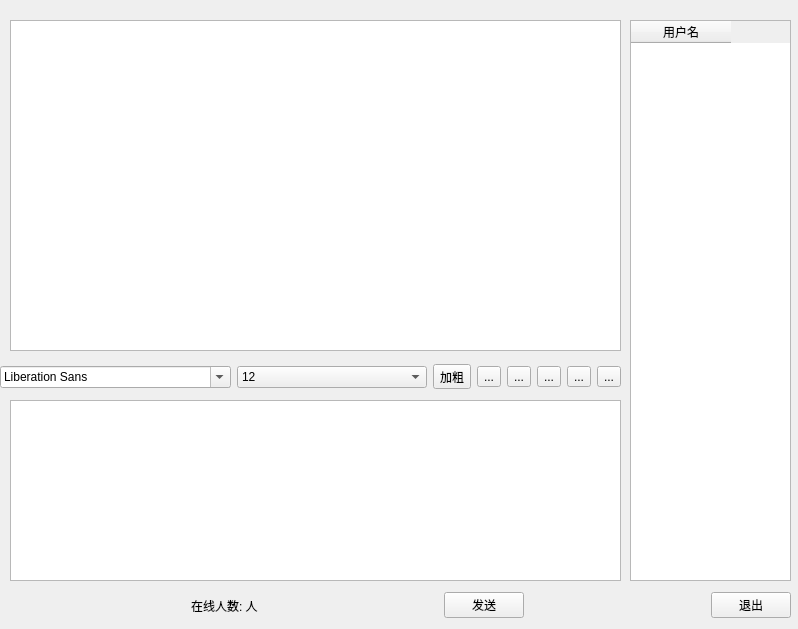
<?xml version="1.0" encoding="UTF-8"?>
<ui version="4.0">
 <class>ChatDialog</class>
 <widget class="QWidget" name="ChatDialog">
  <property name="geometry">
   <rect>
    <x>0</x>
    <y>0</y>
    <width>798</width>
    <height>629</height>
   </rect>
  </property>
  <property name="windowTitle">
   <string>Form</string>
  </property>
  <widget class="QTextBrowser" name="txt_read">
   <property name="geometry">
    <rect>
     <x>10</x>
     <y>20</y>
     <width>611</width>
     <height>331</height>
    </rect>
   </property>
  </widget>
  <widget class="QTableWidget" name="table_online">
   <property name="geometry">
    <rect>
     <x>630</x>
     <y>20</y>
     <width>161</width>
     <height>561</height>
    </rect>
   </property>
   <property name="lineWidth">
    <number>1</number>
   </property>
   <property name="selectionMode">
    <enum>QAbstractItemView::SingleSelection</enum>
   </property>
   <property name="selectionBehavior">
    <enum>QAbstractItemView::SelectRows</enum>
   </property>
   <column>
    <property name="text">
     <string>用户名</string>
    </property>
   </column>
  </widget>
  <widget class="QWidget" name="widget" native="true">
   <property name="geometry">
    <rect>
     <x>0</x>
     <y>350</y>
     <width>621</width>
     <height>54</height>
    </rect>
   </property>
   <layout class="QHBoxLayout" name="horizontalLayout">
    <item>
     <widget class="QFontComboBox" name="comb_font">
      <property name="toolTip">
       <string>选择字体</string>
      </property>
     </widget>
    </item>
    <item>
     <widget class="QComboBox" name="comb_fontsize">
      <property name="minimumSize">
       <size>
        <width>5</width>
        <height>5</height>
       </size>
      </property>
      <property name="toolTip">
       <string>文字大小</string>
      </property>
      <property name="currentIndex">
       <number>4</number>
      </property>
      <property name="maxVisibleItems">
       <number>30</number>
      </property>
      <item>
       <property name="text">
        <string>8</string>
       </property>
      </item>
      <item>
       <property name="text">
        <string>9</string>
       </property>
      </item>
      <item>
       <property name="text">
        <string>10</string>
       </property>
      </item>
      <item>
       <property name="text">
        <string>11</string>
       </property>
      </item>
      <item>
       <property name="text">
        <string>12</string>
       </property>
      </item>
      <item>
       <property name="text">
        <string>13</string>
       </property>
      </item>
      <item>
       <property name="text">
        <string>14</string>
       </property>
      </item>
      <item>
       <property name="text">
        <string>15</string>
       </property>
      </item>
      <item>
       <property name="text">
        <string>16</string>
       </property>
      </item>
      <item>
       <property name="text">
        <string>17</string>
       </property>
      </item>
      <item>
       <property name="text">
        <string>18</string>
       </property>
      </item>
      <item>
       <property name="text">
        <string>19</string>
       </property>
      </item>
     </widget>
    </item>
    <item>
     <widget class="QToolButton" name="btn_blod">
      <property name="toolTip">
       <string>加粗</string>
      </property>
      <property name="text">
       <string>加粗</string>
      </property>
      <property name="icon">
       <iconset theme=":/images/bold.png">
        <normalon>:/images/bold.png</normalon>
       </iconset>
      </property>
      <property name="iconSize">
       <size>
        <width>26</width>
        <height>26</height>
       </size>
      </property>
     </widget>
    </item>
    <item>
     <widget class="QToolButton" name="btn_italic">
      <property name="toolTip">
       <string>倾斜</string>
      </property>
      <property name="text">
       <string>...</string>
      </property>
      <property name="icon">
       <iconset theme=":/images/italic.png">
        <normalon>:/images/italic.png</normalon>
       </iconset>
      </property>
      <property name="iconSize">
       <size>
        <width>26</width>
        <height>26</height>
       </size>
      </property>
     </widget>
    </item>
    <item>
     <widget class="QToolButton" name="btn_underline">
      <property name="toolTip">
       <string>下划线</string>
      </property>
      <property name="text">
       <string>...</string>
      </property>
      <property name="icon">
       <iconset>
        <normalon>:/images/under.png</normalon>
       </iconset>
      </property>
      <property name="iconSize">
       <size>
        <width>26</width>
        <height>26</height>
       </size>
      </property>
     </widget>
    </item>
    <item>
     <widget class="QToolButton" name="btn_color">
      <property name="toolTip">
       <string>颜色</string>
      </property>
      <property name="text">
       <string>...</string>
      </property>
      <property name="icon">
       <iconset>
        <normalon>:/images/color.png</normalon>
       </iconset>
      </property>
      <property name="iconSize">
       <size>
        <width>26</width>
        <height>26</height>
       </size>
      </property>
     </widget>
    </item>
    <item>
     <widget class="QToolButton" name="btn_save">
      <property name="toolTip">
       <string>保存聊天记录</string>
      </property>
      <property name="text">
       <string>...</string>
      </property>
      <property name="icon">
       <iconset>
        <normalon>:/images/save.png</normalon>
       </iconset>
      </property>
      <property name="iconSize">
       <size>
        <width>26</width>
        <height>26</height>
       </size>
      </property>
     </widget>
    </item>
    <item>
     <widget class="QToolButton" name="btn_clear">
      <property name="toolTip">
       <string>清空聊天记录</string>
      </property>
      <property name="text">
       <string>...</string>
      </property>
      <property name="icon">
       <iconset>
        <normalon>:/images/clear.png</normalon>
       </iconset>
      </property>
      <property name="iconSize">
       <size>
        <width>26</width>
        <height>26</height>
       </size>
      </property>
     </widget>
    </item>
   </layout>
  </widget>
  <widget class="QTextEdit" name="txt_write">
   <property name="geometry">
    <rect>
     <x>10</x>
     <y>400</y>
     <width>611</width>
     <height>181</height>
    </rect>
   </property>
   <property name="toolTipDuration">
    <number>1</number>
   </property>
  </widget>
  <widget class="QLabel" name="label_info">
   <property name="geometry">
    <rect>
     <x>1169</x>
     <y>1269</y>
     <width>138</width>
     <height>28</height>
    </rect>
   </property>
   <property name="text">
    <string>在线人数:人</string>
   </property>
  </widget>
  <widget class="QWidget" name="widget_2" native="true">
   <property name="geometry">
    <rect>
     <x>10</x>
     <y>580</y>
     <width>781</width>
     <height>51</height>
    </rect>
   </property>
   <layout class="QHBoxLayout" name="horizontalLayout_2">
    <item>
     <spacer name="horizontalSpacer_3">
      <property name="orientation">
       <enum>Qt::Horizontal</enum>
      </property>
      <property name="sizeHint" stdset="0">
       <size>
        <width>159</width>
        <height>20</height>
       </size>
      </property>
     </spacer>
    </item>
    <item>
     <widget class="QLabel" name="label_onlinepeople">
      <property name="text">
       <string>在线人数: 人</string>
      </property>
     </widget>
    </item>
    <item>
     <spacer name="horizontalSpacer">
      <property name="orientation">
       <enum>Qt::Horizontal</enum>
      </property>
      <property name="sizeHint" stdset="0">
       <size>
        <width>160</width>
        <height>20</height>
       </size>
      </property>
     </spacer>
    </item>
    <item>
     <widget class="QPushButton" name="btn_send">
      <property name="text">
       <string>发送</string>
      </property>
      <property name="shortcut">
       <string>Ctrl+S</string>
      </property>
     </widget>
    </item>
    <item>
     <spacer name="horizontalSpacer_2">
      <property name="orientation">
       <enum>Qt::Horizontal</enum>
      </property>
      <property name="sizeHint" stdset="0">
       <size>
        <width>159</width>
        <height>20</height>
       </size>
      </property>
     </spacer>
    </item>
    <item>
     <widget class="QPushButton" name="btn_exit">
      <property name="text">
       <string>退出</string>
      </property>
      <property name="shortcut">
       <string>Alt+C</string>
      </property>
     </widget>
    </item>
   </layout>
  </widget>
 </widget>
 <resources/>
 <connections/>
</ui>
